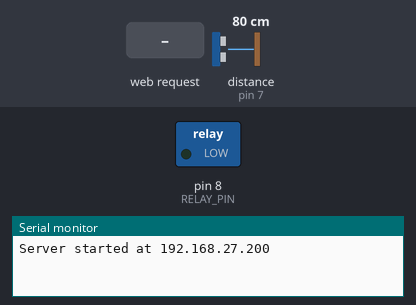
A sketch run on a simulated Arduino Uno, built for the host (arithmetic inside an expression is 32-bit, double 64-bit). Parts: switched loads named in the sketch (green lamp = pin HIGH), the last lines printed to the serial monitor. The inputs (shaded band) are chosen by the test bench; at power-on: distance to the obstacle (sensor on pin 7) 80 cm. The echo pulse lasts 58.3 µs per cm; WiFi joins after 1.5 s; servers stay silent unless stated; pins used as bus, display or sensor lines are not drawn.

Above: at 1.2 s.
1.3 s: HTTP request GET /toggle received
At 2.2 s:
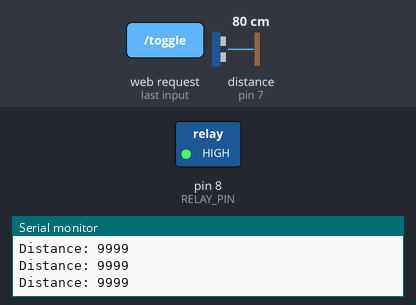
Timing chart, 0 to 4.3 s (numbered marks = the images above; inputs shaded):
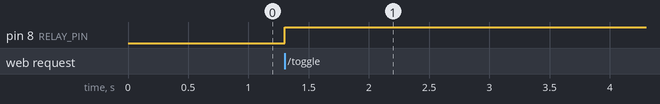

Measured:
- after the input at 1.3 s, pin 8 (RELAY_PIN): LOW → HIGH at once

The sketch:

sketch.ino
```cpp
#include <SPI.h>
#include <Ethernet.h>

#define TRIG_PIN 6
#define ECHO_PIN 7
#define RELAY_PIN 8

byte mac[] = { 0xA8, 0x61, 0x0A, 0xAE, 0x42, 0x5B };
IPAddress ip(192, 168, 27, 200);
EthernetServer server(80);

bool monitoring = false;
unsigned long objectGoneTime = 0;
bool objectPreviouslyDetected = false;

void setup() {
  pinMode(RELAY_PIN, OUTPUT);
  digitalWrite(RELAY_PIN, LOW);

  pinMode(TRIG_PIN, OUTPUT);
  pinMode(ECHO_PIN, INPUT);

  Serial.begin(9600);
  Ethernet.begin(mac, ip);
  server.begin();
  Serial.print("Server started at ");
  Serial.println(Ethernet.localIP());
}

void loop() {
  EthernetClient client = server.available();
  if (client) {
    String request = client.readStringUntil('\r');
    client.flush();

    if (request.indexOf("GET /toggle") >= 0) {
      Serial.println("Toggle request received.");
      digitalWrite(RELAY_PIN, HIGH); // Barrier opens
      monitoring = true;

      client.println("HTTP/1.1 200 OK");
      client.println("Content-Type: text/plain");
      client.println("Connection: close");
      client.println();
      client.println("Barrier opened, waiting for car to pass...");
    } else {
      client.println("HTTP/1.1 404 Not Found");
      client.println("Content-Type: text/plain");
      client.println("Connection: close");
      client.println();
      client.println("Not found");
    }

    delay(1);
    client.stop();
  }

  if (monitoring) {
    long distance = getDistance();
    Serial.print("Distance: ");
    Serial.println(distance);

    if (distance <= 400) {
      // Object detected
      objectPreviouslyDetected = true;
      objectGoneTime = millis(); // Reset timer
    } else if (objectPreviouslyDetected) {
      // No object now
      if (millis() - objectGoneTime > 1000) { // No object for 1 second
        digitalWrite(RELAY_PIN, LOW); // Barrier closes
        monitoring = false;
        objectPreviouslyDetected = false;
        Serial.println("Car passed. Barrier closed.");
      }
    }

    delay(200); // Moderate polling rate
  }
}

long getDistance() {
  digitalWrite(TRIG_PIN, LOW);
  delayMicroseconds(2);
  digitalWrite(TRIG_PIN, HIGH);
  delayMicroseconds(10);
  digitalWrite(TRIG_PIN, LOW);

  long duration = pulseIn(ECHO_PIN, HIGH, 5000); // 30ms timeout
  if (duration == 0) return 9999; // No echo
  return duration * 0.034 / 2;
}
```
